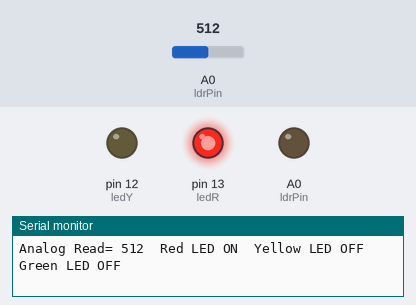
The sketch below on a simulated Arduino Uno, built with avr-gcc and run on an emulated ATmega328P. On the bench: output pins drawn as LEDs (lit = HIGH), the last lines printed to the serial monitor. The inputs (shaded band) are chosen by the test bench; at power-on: A0 (ldrPin) = 512.

Above: at 1.3 s.
1.4 s: A0 (ldrPin) set to 263
2.9 s: A0 (ldrPin) set to 235
At 3.6 s:
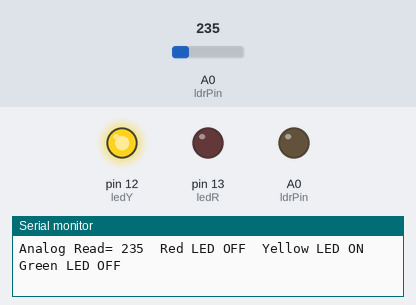
4.5 s: A0 (ldrPin) set to 134
6.0 s: A0 (ldrPin) set to 120
At 7.2 s:
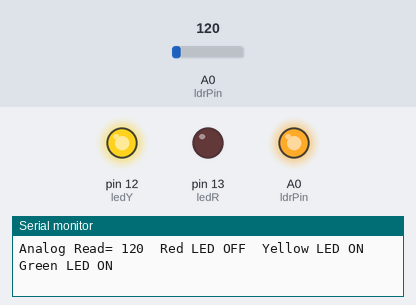
7.5 s: A0 (ldrPin) set to 260
At 8.5 s:
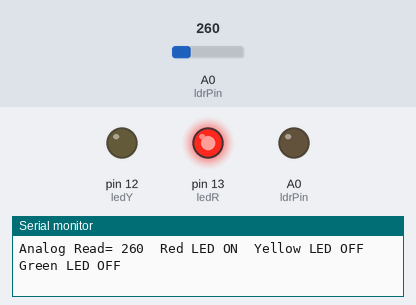
9.0 s: A0 (ldrPin) set to 0
At 9.7 s:
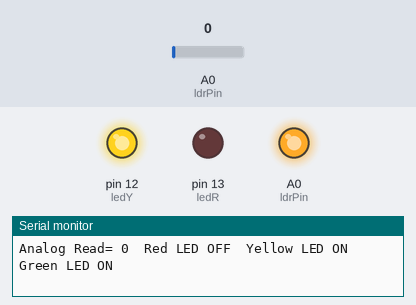
Timing chart, 0 to 11.5 s (numbered marks = the images above; inputs shaded):
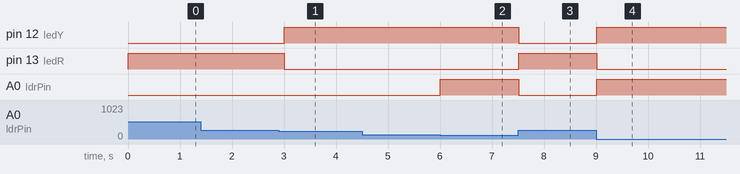

Measured:
- the behaviour switches between 251 and 250 on A0 (ldrPin) (found by bisection; images 0 and 1)
- the behaviour switches between 126 and 125 on A0 (ldrPin) (found by bisection; images 1 and 2)
- after the input at 2.9 s, pin 12 (ledY): LOW → HIGH after 0.11 s; pin 13 (ledR): HIGH → LOW after 0.11 s
- after the input at 6.0 s, A0 (ldrPin): LOW → HIGH at once
- after the input at 7.5 s, pin 12 (ledY), A0 (ldrPin): HIGH → LOW at once; pin 13 (ledR): LOW → HIGH at once
- after the input at 9.0 s, pin 12 (ledY), A0 (ldrPin): LOW → HIGH at once; pin 13 (ledR): HIGH → LOW at once

The sketch:

ldr_led.ino
```cpp
/*---------------------KRENOVATOR---------------------
  LDR + LED + OLED Display

  Demonstrates the LDR diode to understand its functions
  and how to code it to control the LED as a real life
  lamp. The condition of LED wether it is ON or OFF will
  be displayed in serial monitor

  Get the code at github
  http://bit.ly/SmartLightAssistant

  by M.Zulsyahmi @krenovator
  October 2018
 */

//initialize the pin used for LDR and LED
int ldrPin = A0;
int ldrVal = 0;

int ledG = 14;
int ledY = 12;
int ledR = 13;

void setup() {
  //declare the function of each initialized
  pinMode(ldrPin,INPUT);
  pinMode(ledG, OUTPUT);
  pinMode(ledY, OUTPUT);
  pinMode(ledR, OUTPUT);

  //burn command to be display on serial monitor
  Serial.begin(9600);
}

void loop() {
  //command to read the analog pin for LDR sensor
  int ldrVal = analogRead(ldrPin);

  Serial.print("Analog Read= ");
  Serial.print(ldrVal);         //recall the ldr value

  //the condition to be met for the sensor to trigger the LED and display in serial monitor
  if (ldrVal<= 125){
    digitalWrite(ledG, HIGH);
    digitalWrite(ledY, HIGH);
    digitalWrite(ledR, LOW);

    Serial.print("  Red LED OFF");
    Serial.print("  Yellow LED ON");
    Serial.println("  Green LED ON");
  }

  else if (ldrVal>125 && ldrVal<=250){
    digitalWrite(ledG, LOW);
    digitalWrite(ledY, HIGH);
    digitalWrite(ledR, LOW);

    Serial.print("  Red LED OFF");
    Serial.print("  Yellow LED ON");
    Serial.println("  Green LED OFF");
  }

  else if (ldrVal>250){
    digitalWrite(ledG, LOW);
    digitalWrite(ledY, LOW);
    digitalWrite(ledR, HIGH);

    Serial.print("  Red LED ON");
    Serial.print("  Yellow LED OFF");
    Serial.println("  Green LED OFF");
  }
  delay(500);
}
```
